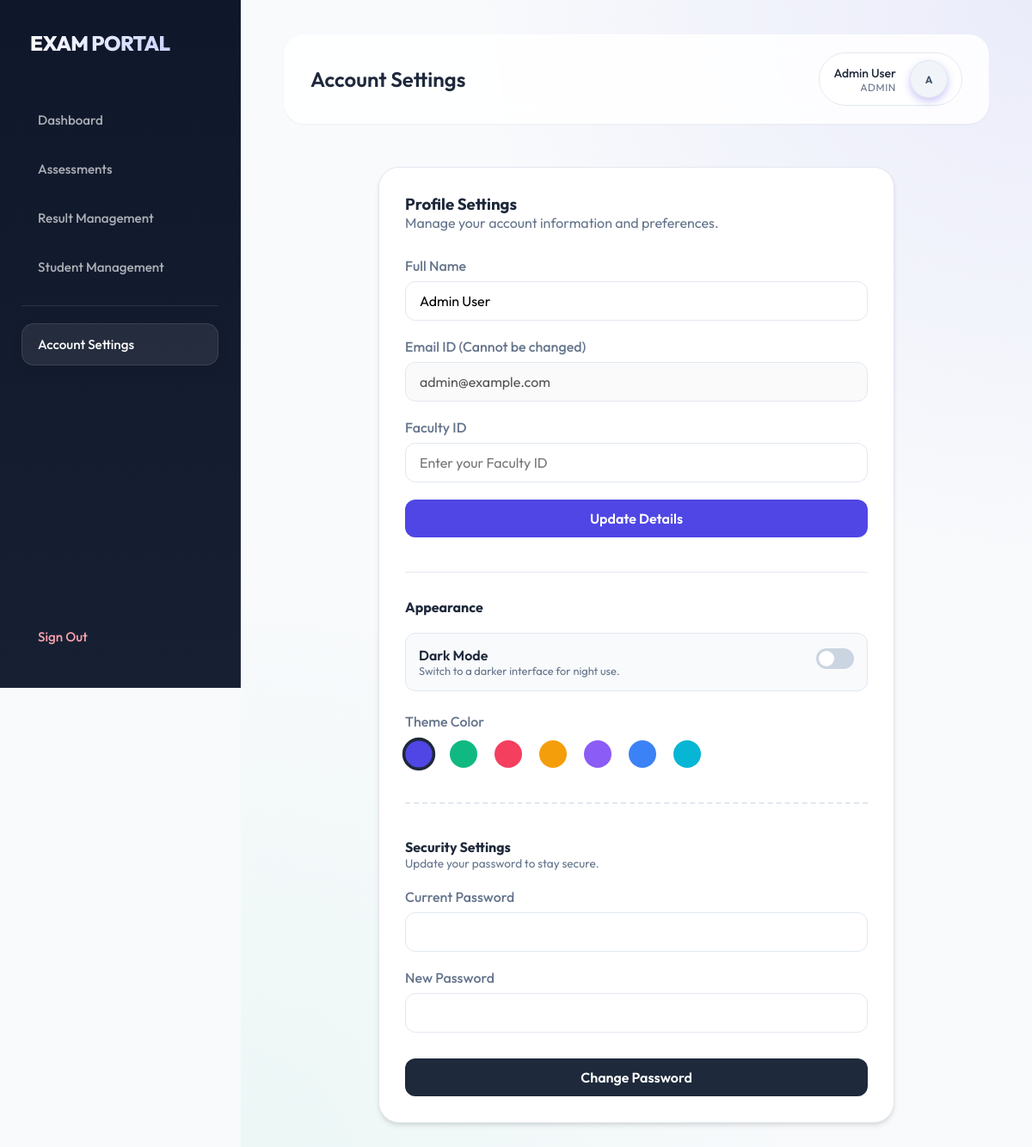
Screenshot of /admin/profile.php (signed in) with the database file from the repository.
### tables this page shows
CREATE TABLE IF NOT EXISTS `users` (
    `id` INT AUTO_INCREMENT PRIMARY KEY,
    `full_name` VARCHAR(100) NOT NULL,
    `email` VARCHAR(100) UNIQUE NOT NULL,
    `password` VARCHAR(255) NOT NULL,
    `role` ENUM('admin', 'student') DEFAULT 'student',
    `register_number` VARCHAR(50),
    `degree` VARCHAR(100),
    `batch` VARCHAR(20),
    `college` VARCHAR(100) DEFAULT 'VEL TECH UNIVERSITY',
    `faculty_id` VARCHAR(50),
    `theme_color` VARCHAR(20) DEFAULT '#4F46E5',
    `dark_mode` TINYINT(1) DEFAULT 0,
    `avatar_id` INT DEFAULT 1,
    `cover_gradient` VARCHAR(255) DEFAULT 'linear-gradient(135deg, #4F46E5 0%, #8B5CF6 100%)',
    `created_at` TIMESTAMP DEFAULT CURRENT_TIMESTAMP
);

### admin/profile.php (called while the page is built, shortened)
<?php
require_once '../includes/auth_check.php';
require_once '../student/profile.php';

### student/profile.php (the view, shortened to what this page needs)
<?php
require_once '../includes/auth_check.php';
$user_id = $_SESSION['user_id'];
$user_data = $conn->query("SELECT * FROM users WHERE id = $user_id")->fetch_assoc();
include '../includes/header.php';
?>
<div class="content-row">
    <div class="stat-card" style="max-width: 600px; margin: 0 auto;">
        <h3>Profile Settings</h3>
        <p style="color: var(--text-muted); margin-bottom: 30px;">Manage your account information and preferences.</p>
        <form action="" method="POST">
            <div class="form-group">
                <label>Full Name</label>
                <input type="text" name="full_name" class="form-control"
                    value="<?php echo htmlspecialchars($user_data['full_name']); ?>" required>
            </div>
            <div class="form-group">
                <label>Email ID (Cannot be changed)</label>
                <input type="text" class="form-control" value="<?php echo htmlspecialchars($user_data['email']); ?>"
                    disabled>
            </div>
            <?php if ($role == 'student'): ?>
                <div style="display: grid; grid-template-columns: 1fr 1fr; gap: 15px;">
                    <div class="form-group">
                        <label>Register Number</label>
                        <input type="text" name="register_number" class="form-control"
                            value="<?php echo htmlspecialchars($user_data['register_number'] ?? ''); ?>" required>
                    </div>
                    <div class="form-group">
                        <label>Degree / Branch</label>
                        <input type="text" name="degree" class="form-control"
                            value="<?php echo htmlspecialchars($user_data['degree'] ?? ''); ?>" required>
                    </div>
                </div>
                <div style="display: grid; grid-template-columns: 1fr 1fr; gap: 15px;">
                    <div class="form-group">
                        <label>Batch</label>
                        <input type="text" name="batch" class="form-control"
                            value="<?php echo htmlspecialchars($user_data['batch'] ?? ''); ?>" required>
                    </div>
                    <div class="form-group">
                        <label>College</label>
                        <input type="text" name="college" class="form-control" value="VEL TECH UNIVERSITY" readonly
                            style="background: var(--bg-color); cursor: not-allowed;">
                    </div>
                </div>
            <?php else: ?>
                <div class="form-group">
                    <label>Faculty ID</label>
                    <input type="text" name="faculty_id" class="form-control"
                        value="<?php echo htmlspecialchars($user_data['faculty_id'] ?? ''); ?>"
                        placeholder="Enter your Faculty ID" required>
                </div>
            <?php endif; ?>
            <button type="submit" name="update_profile" class="btn btn-primary" style="margin-bottom: 10px;">Update
                Details</button>
        </form>
        <hr style="margin: 30px 0; border: 0; border-top: 1px solid var(--border-color);">
        <form action="" method="POST" id="appearanceForm">
            <h4 style="margin-bottom: 20px;">Appearance</h4>
            <div class="form-group"
                style="display: flex; align-items: center; justify-content: space-between; background: var(--bg-color); padding: 15px; border-radius: 12px; border: 1px solid var(--border-color); margin-bottom: 25px; transition: var(--transition);">
                <div>
                    <p style="font-weight: 600; margin: 0; color: var(--text-main);">Dark Mode</p>
                    <p style="font-size: 0.8rem; color: var(--text-muted); margin: 0;">Switch to a darker interface for
                        night use.</p>
                </div>
                <label class="switch">
                    <span class="slider round"></span>
                </label>
            </div>
            <div class="form-group">
                <label style="display: block; margin-bottom: 12px;">Theme Color</label>
                <div style="display: flex; gap: 10px; flex-wrap: wrap;">
                    <?php
                    $themes = [
                        'Indigo' => '#4F46E5',
                        'Emerald' => '#10B981',
                        'Rose' => '#F43F5E',
                        'Amber' => '#F59E0B',
                        'Violet' => '#8B5CF6',
                        'Blue' => '#3B82F6',
                        'Cyan' => '#06B6D4'
                    ];
                    foreach ($themes as $name => $color): ?>
                        <div class="theme-swatch <?php echo ($user_data['theme_color'] ?? '#4F46E5') == $color ? 'active' : ''; ?>"
                            style="background-color: <?php echo $color; ?>;"
                            onclick="selectTheme('<?php echo $color; ?>', this)" title="<?php echo $name; ?>"></div>
                    <?php endforeach; ?>
                </div>
            </div>
        </form>
        <hr style="margin: 40px 0; border: 0; border-top: 2px dashed var(--border-color);">
        <form action="" method="POST">
            <h4>Security Settings</h4>
            <p style="color: var(--text-muted); font-size: 0.85rem; margin-bottom: 20px;">Update your password to stay
                secure.</p>
            <div class="form-group">
                <label>Current Password</label>
                <input type="password" name="current_password" class="form-control" required>
            </div>
            <div class="form-group">
                <label>New Password</label>
                <input type="password" name="new_password" class="form-control" required>
            </div>
            <button type="submit" name="update_password" class="btn"
                style="background: #1e293b; color: white; margin-top: 10px;">Change Password</button>
        </form>
    </div>
</div>
</div>
</div>
<?php include '../includes/footer.php'; ?>

### assets/css/style.css (style rules this page uses)
:root { --primary-color: #4F46E5; --primary-hover: #4338CA; --accent-color: #8B5CF6; --secondary-color: #10B981; --bg-color: #F8FAFC; --sidebar-bg: #0F172A; --sidebar-hover: #1E293B; --card-bg: #FFFFFF; --text-main: #1E293B; --text-muted: #64748B; --danger: #EF4444; --warning: #F59E0B; --border-color: #E2E8F0; --glass-bg: rgba(255, 255, 255, 0.85); --glass-border: rgba(255, 255, 255, 0.4); --shadow-sm: 0 1px 2px 0 rgba(0, 0, 0, 0.05); --shadow: 0 4px 6px -1px rgba(0, 0, 0, 0.1), 0 2px 4px -1px rgba(0, 0, 0, 0.06); --shadow-md: 0 10px 15px -3px rgba(0, 0, 0, 0.1), 0 4px 6px -2px rgba(0, 0, 0, 0.05); --shadow-lg: 0 20px 25px -5px rgba(0, 0, 0, 0.1), 0 10px 10px -5px rgba(0, 0, 0, 0.04); --transition: all 0.3s cubic-bezier(0.4, 0, 0.2, 1); }
* { margin: 0; padding: 0; box-sizing: border-box; font-family: 'Outfit', -apple-system, BlinkMacSystemFont, "Segoe UI", Roboto, sans-serif; }
body { background-color: var(--bg-color); color: var(--text-main); -webkit-font-smoothing: antialiased; }
.form-group { margin-bottom: 20px; text-align: left; }
.form-group label { display: block; font-weight: 500; margin-bottom: 8px; color: var(--text-muted); }
.form-control { width: 100%; padding: 12px 16px; border: 1px solid var(--border-color); border-radius: 12px; font-size: 1rem; transition: var(--transition); outline: none; }
.btn { width: 100%; padding: 12px; border: none; border-radius: 12px; font-size: 1rem; font-weight: 600; cursor: pointer; transition: var(--transition); display: inline-block; }
.btn-primary { background-color: var(--primary-color); color: white; }

### assets/css/dashboard.css (style rules this page uses)
.stat-card { background: var(--card-bg); padding: 30px; border-radius: 24px; box-shadow: var(--shadow); transition: var(--transition); border: 1px solid var(--border-color); position: relative; overflow: hidden; }
.stat-card::before { content: ''; position: absolute; top: 0; left: 0; width: 100%; height: 4px; background: linear-gradient(90deg, var(--primary-color), var(--accent-color)); opacity: 0; transition: var(--transition); }

### student/profile.php (style rules this page uses)
.switch { position: relative; display: inline-block; width: 44px; height: 24px; }
.slider { position: absolute; cursor: pointer; top: 0; left: 0; right: 0; bottom: 0; background-color: #cbd5e1; transition: .4s; border-radius: 24px; }
.slider:before { position: absolute; content: ""; height: 18px; width: 18px; left: 3px; bottom: 3px; background-color: white; transition: .4s; border-radius: 50%; }
.theme-swatch { width: 32px; height: 32px; border-radius: 50%; cursor: pointer; border: 3px solid transparent; transition: var(--transition); display: inline-block; margin-right: 10px; }
.theme-swatch.active { border-color: #1e293b; transform: scale(1.2); }

### rows the page displays
users: full_name "Admin User", email "admin@example.com", theme_color "#4F46E5" (drawn)

### other values shown
$page_title "Account Settings"
$_SESSION['full_name'] "Admin User"
$_SESSION['role'] "ADMIN"
substr($_SESSION['full_name'] ?? 'U', 0, 1) "A"
